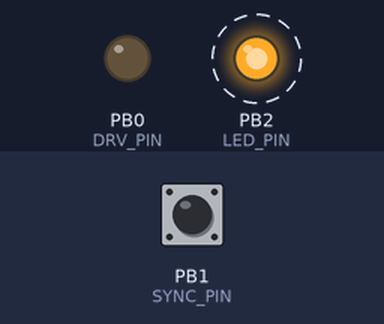
Simulated run of this program. Board: ATtiny25, built with avr-gcc and emulated at 8 MHz. Parts: output pins drawn as LEDs (lit = HIGH). Dashed ring = blinking. The test bench sets the inputs (shaded band); at power-on: PB1 (SYNC_PIN) HIGH.

Above: at 0.1 s.
Timing chart, 0 to 3.0 s (numbered marks = the images above):
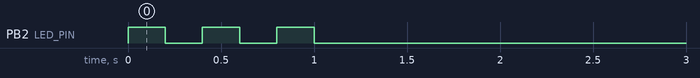

Measured:
- by itself, PB2 (LED_PIN): alternates HIGH for 0.20 s and LOW for 0.20 s, 6 changes in all, then stays LOW

The program:

micro_ladownik.c
```c
/*
 * micro_ladownik.c
 *
 * Created: 2016-08-31 11:56:17
 *  Author: dsosnowski
 */


#define F_CPU 8000000UL
#include <avr/io.h>
#include <avr/interrupt.h>
#include <inttypes.h>
#include <util/delay.h>
#include <avr/wdt.h>
#include <avr/sleep.h>
#include <avr/pgmspace.h>
#include "defs.h"
#include "wdog.h"


void HardInit(void);
void PowerInit(void);
void AnalogInit(void);


#define POWER_PERIOD		85
#define MIN_PWM				2
#define ANALOG_PERIOD		200
#define DEFAULT_PAUSE		150


#define MAIN_DELAY			10
#define LED_PERIOD			200
#define LED_BLINK			10
#define AKU_FULL			900		//0,02A / adc point

struct {
	char level;
	char period;
	volatile char pause;
} pwr;

struct {
	uint16_t reg;
	uint16_t aku;
	char level;
} param;

struct {
	char led;
	char ledstate;
	volatile char pwrsync;
} system;


int main(void)
{
	uint16_t reg16;
	char val;

	HardInit();
	WdtSet(7);
	AnalogInit();

	for (val = 0;val < 3; val++){
		LED_SET;
		_delay_ms(200);
		LED_OFF;
		_delay_ms(200);
	}
	PowerInit();

	pwr.pause = 0xFF;

    while(1)
    {
		reg16 = param.aku;

		if (reg16 >= AKU_FULL) {
			pwr.level = 0;
		} else {
			reg16 = param.reg;
			reg16 >>= 2;
			val = reg16;
			val = ~(val);
			val /= 3;
			pwr.level = val;
		}

		if (system.led < LED_PERIOD) {
			system.led++;
		}

		if (system.pwrsync > 0)	{
			system.pwrsync = 0;
			system.led = 0;
		}

		if (system.led == 0) LED_SET;

		if (param.aku > (AKU_FULL - LED_PERIOD)){
			reg16 = param.aku;
			reg16 -= (AKU_FULL - LED_PERIOD);
			if (reg16 > LED_PERIOD) reg16 = LED_PERIOD;
			if (reg16 < LED_BLINK) reg16 = LED_BLINK;
			system.ledstate = reg16;
		} else {
			system.ledstate = LED_BLINK;
		}

		if (system.led > system.ledstate) LED_OFF;

		_delay_ms(MAIN_DELAY);
		WdtReset();
    }
}

//--------------------------------------------------------------
void HardInit(void)
{
	PORTB = (1<<LED_PIN);
	DDRB = (1<<LED_PIN | 1<<DRV_PIN);
}

//--------------------------------------------------------------
void PowerInit(void)
{
	OCR1C = POWER_PERIOD;
	OCR1A = 0;

	TCCR1 = (1<<CTC1 | 1<<CS13 | 1<<CS11 | 1<<CS10);
	TIMSK = (1<<OCIE1A | 1<<TOIE1);

	PCMSK = (1<<PCINT1);
	GIMSK |= (1<<PCIE);

	pwr.level = 0;
	sei();
}

//----------------------------------
void AnalogInit(void)
{
	//DIDR0 = (1<<ADC2D | 1<<ADC3D);
	ADCSRA = (1<<ADEN | 1<<ADPS2 | 1<<ADPS1 | 1<<ADPS0);
	ADMUX = (REG_CH);
	ADCSRA |= (1<<ADSC);
}

//--------------------------------------------------------------
ISR(TIM1_COMPA_vect)
{
	DRV_OFF;
}

//--------------------------------------------------------------
ISR (TIM1_OVF_vect)
{
	DRV_OFF;
	TCNT1 = 0;
	TIFR = (1<<OCF1A | 1<<TOV1);
}

//--------------------------------------------------------------
ISR (PCINT0_vect)
{
	static char i;

	if ((SYNC_IN & (1<<SYNC_PIN)) == 0)
	{
		if (TCNT1 > 70) {
			TCNT1 = 0;
			OCR1A = pwr.level;

			i++;
			if (i > ANALOG_PERIOD) {
				i = 0;
				pwr.pause = 1;
				system.pwrsync = 1;
				ADMUX = (VAKU_CH);
			} else {
				ADMUX = (REG_CH);
			}

			if ((VAKU_IN & (1<<VAKU_PIN)) == 0) pwr.pause = DEFAULT_PAUSE;

			if (pwr.pause > 0) {
				DRV_OFF;
				pwr.pause--;
			} else {
				if (OCR1A > MIN_PWM)
					DRV_SET;
				else DRV_OFF;
			}

			if (i == 1) {
				param.aku = ADC;
			} else {
				param.reg = ADC;
			}
			ADCSRA |= (1<<ADSC);

			TIFR = (1<<OCF1A | 1<<TOV1);
		}
	}
}
```

defs.h
```c
/*
 * defs.h
 *
 * Created: 2016-08-31 12:00:23
 *  Author: dsosnowski
 */


#ifndef DEFS_H_
#define DEFS_H_

#define LED_PORT			PORTB
#define LED_DDR				DDRB
#define LED_PIN				2
#define LED_SET				(LED_PORT |= (1<<LED_PIN))
#define LED_OFF				(LED_PORT &= ~(1<<LED_PIN))

#define SYNC_PORT			PORTB
#define SYNC_IN				PINB
#define SYNC_PIN			1

#define DRV_PORT			PORTB
#define DRV_DDR				DDRB
#define DRV_PIN				0
#define DRV_SET				(DRV_PORT |= (1<<DRV_PIN))
#define DRV_OFF				(DRV_PORT &= ~(1<<DRV_PIN))

#define REG_PIN				3		//ADC3
#define REG_CH				3

#define VAKU_IN				PINB
#define VAKU_PIN			4		//ADC2
#define VAKU_CH				2


#endif /* DEFS_H_ */
```

wdog.c
```c
//defines
#include <avr/io.h>
#include <avr/wdt.h>

//----------------------------------------
void WdtSet(char presc)
{
	wdt_reset();
	WDTCR |= (1<<WDCE | 1<<WDE);
	WDTCR = (1<<WDE | presc);
}


//----------------------------------------
void WdtReset(void)
{
	wdt_reset();
}

//----------------------------------------
void WdtStop(void)
{
	wdt_reset();
	WDTCR |= (1<<WDCE | 1<<WDE);
	WDTCR = 0;
}
```

wdog.h
```c
#ifndef WDOG_H
#define WDOG_H

void WdtSet(char presc);
void WdtReset(void);
void WdtStop(void);


#endif //WDOG_H
```
